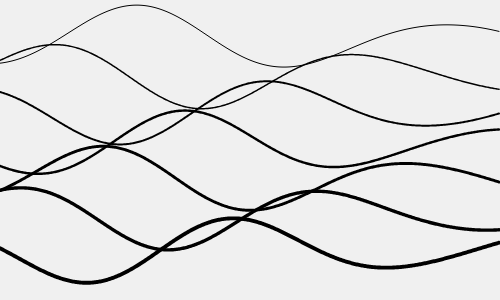
Frame 1 (no input)
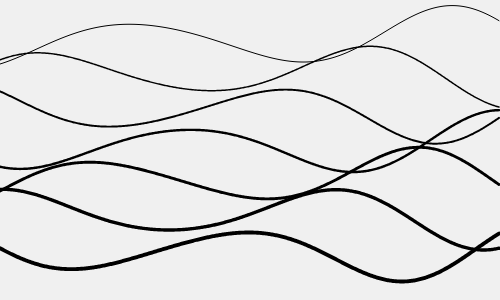
Frame 60 (no input)
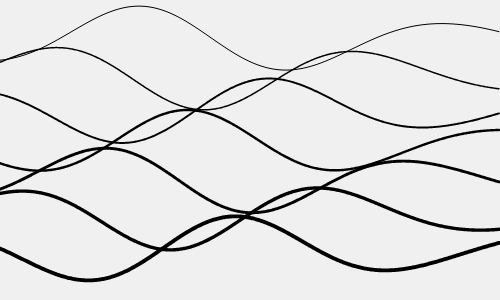
Frame 120 (the mouse pressed at the canvas centre since frame 60)

The p5.js sketch that drew these frames (run headless with seeded random() and noise() and a simulated clock; from frame 60 on, the mouse is pressed at the canvas centre):

// p5.js sketch
// ── sketch.js
function setup() {
  createCanvas(500, 300);
}

function draw() {
  background(240);

  noFill();

  let t = frameCount * 0.05; // controls jiggle speed

  for (let yOffset = 40; yOffset <= height - 40; yOffset += 35) {
    strokeWeight(map(yOffset, 40, height - 40, 1, 4));
    stroke(0);

    beginShape();

    for (let x = 0; x < width; x++) {
      let jiggle = sin(t + x * 0.01) * 10; // up-down motion
      let y = yOffset + sin(x * 0.02 + yOffset * 0.05) * (25 + jiggle);
      vertex(x, y);
    }

    endShape();
  }
}
